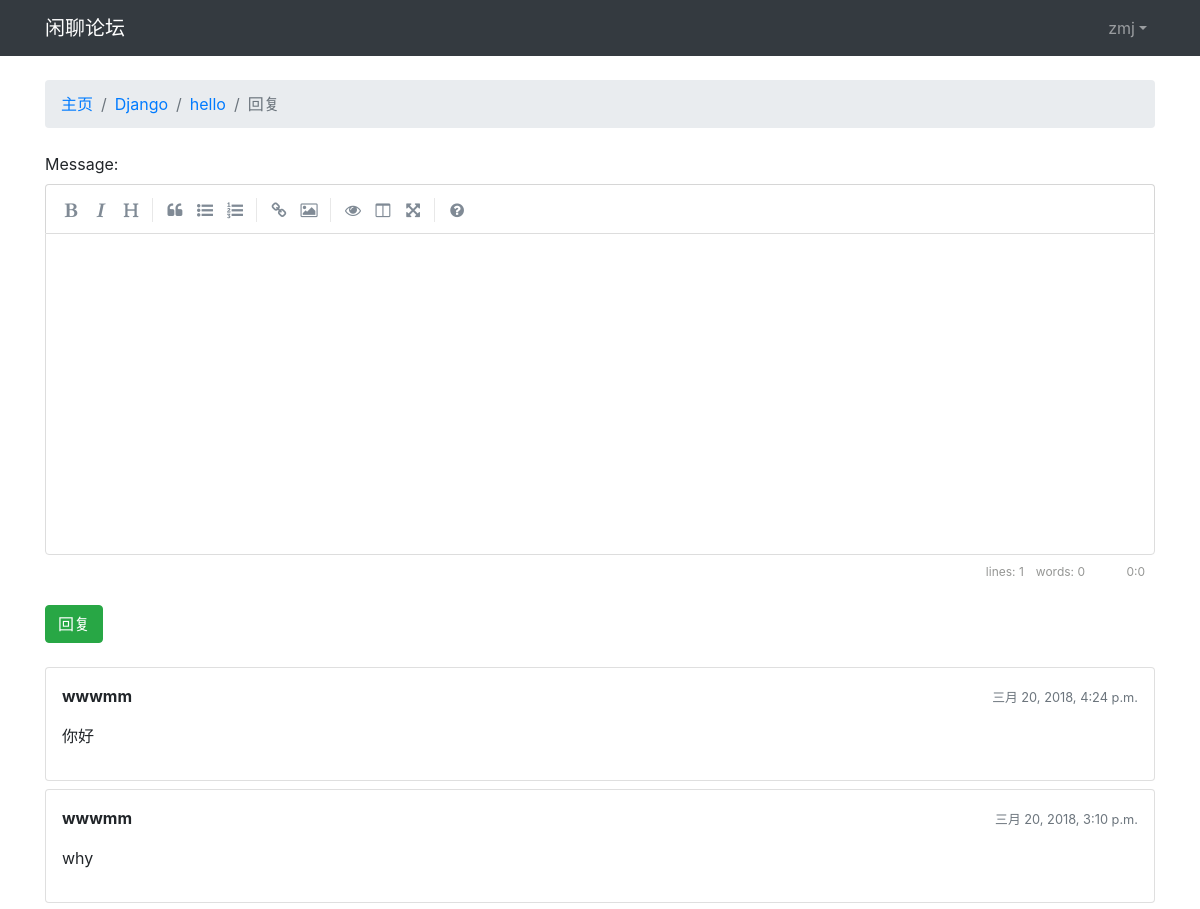
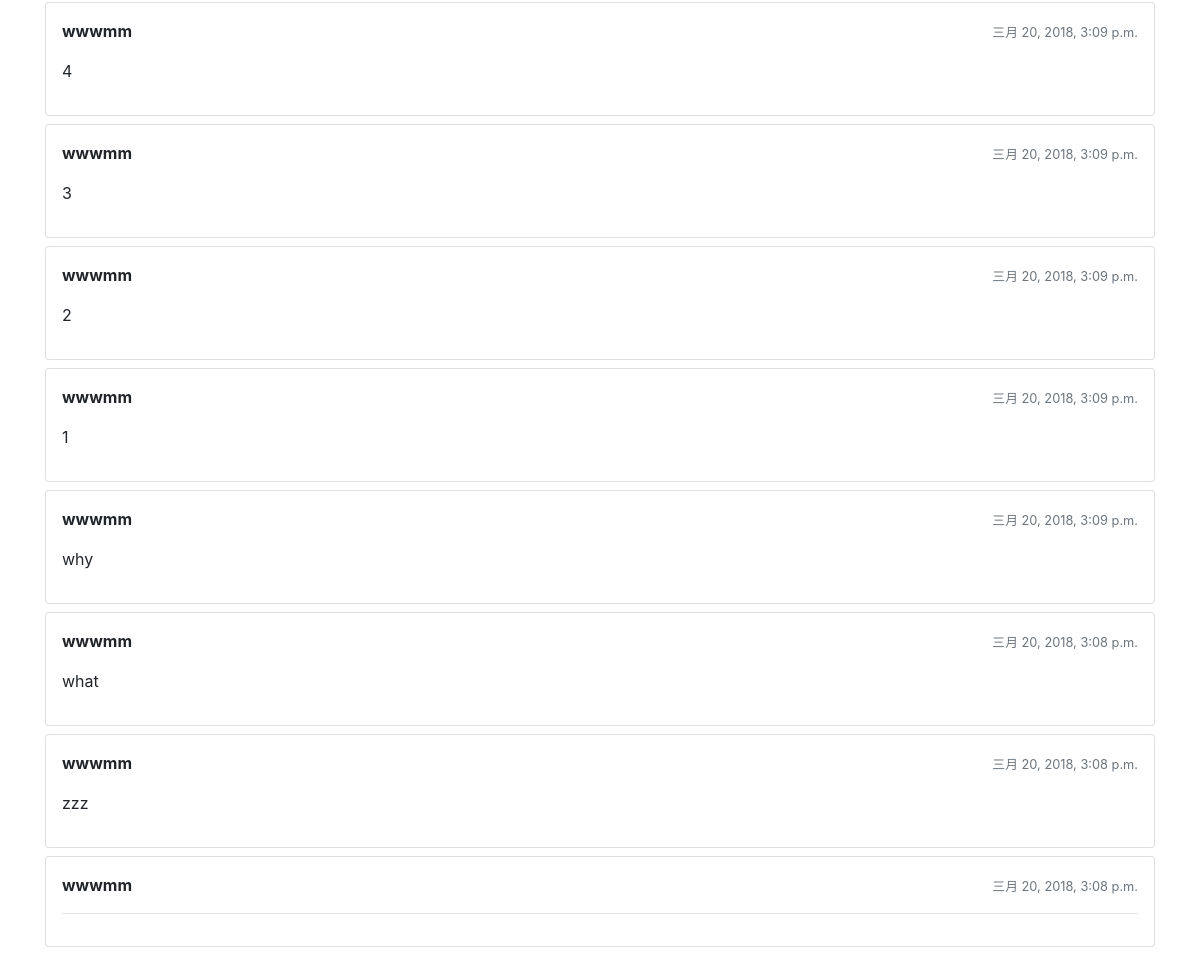
The app's page /boards/1/topics/125/reply/ (signed in) with its own data (2 pictures, top to bottom).
### Board/models.py (models this page shows, shortened)
class Topic(models.Model):
    subject = models.CharField(max_length=200)
    last_update = models.DateTimeField(auto_now_add=True)
    board = models.ForeignKey(Board, on_delete=models.CASCADE, related_name='topics')
    starter = models.ForeignKey(User, on_delete=models.CASCADE, related_name='topics')
    views = models.PositiveIntegerField(default=0)  # 浏览次数，默认为0
    def get_last_ten_posts(self):
        return self.posts.order_by('-created_at')[:10]

class Board(models.Model):
    name = models.CharField(max_length=32, unique=True)
    description = models.CharField(max_length=100)

class Post(models.Model):
    message = models.TextField()
    created_at = models.DateTimeField(auto_now_add=True)
    updated_at = models.DateTimeField(null=True)
    topic = models.ForeignKey(Topic, related_name='posts', on_delete=models.CASCADE)
    created_by = models.ForeignKey(User, related_name='posts', on_delete=models.CASCADE)
    updated_by = models.ForeignKey(User, null=True, related_name='+', on_delete=models.CASCADE)
    def get_message_as_markdown(self):
        return mark_safe(markdown(self.message, safe_modo='escape'))

### Board/views.py (the view, shortened to what this page needs)
# urls.py: path('boards/<int:pk>/topics/<int:topic_pk>/reply/', views.reply_topic, name='reply_topic'),
@login_required
def reply_topic(req, pk, topic_pk):
    topic = get_object_or_404(Topic, board__pk=pk, pk=topic_pk)
    form = PostForm()
    return render(req, 'reply_topic.html', {'topic': topic, 'form': form})

### Board/forms.py
class PostForm(forms.ModelForm):
    class Meta:
        model = Post
        fields = ['message', ]

### Board/templatetags/form_tags.py (called while the page is built)
@register.filter
def input_class(bound_field):
    css_class = ''
    if bound_field.form.is_bound:
        if bound_field.errors:
            css_class = 'is-invalid'
        elif field_type(bound_field) != 'PasswordInput':
            css_class = 'is-valid'
    return 'form-control {0}'.format(css_class)  # 需要去文件中将返回值加str

### templates/reply_topic.html (shortened to what this page needs)
{% extends 'base.html' %}
{% load static %}
{% block stylesheet %}
    <link rel="stylesheet" href="{% static 'css/simplemde.min.css' %}">
{% endblock %}
{% block breadcrumb %}
    <li class="breadcrumb-item"><a href="{% url 'home' %}">主页</a></li>
    <li class="breadcrumb-item"><a href="{% url 'board_topics' topic.board.pk %}">{{ topic.board.name }}</a></li>
    <li class="breadcrumb-item"><a href="{% url 'topic_posts' topic.board.pk topic.pk %}">{{ topic.subject }}</a></li>
    <li class="breadcrumb-item active">回复</li>
{% endblock %}
{% block content %}
    <form method="post" class="mb-4" novalidate>
        {% include 'includes/form.html' %}
        <input type="submit" value="回复" class="btn btn-success">
    </form>
    {% for post in topic.get_last_ten_posts %}
        <div class="card mb-2">
            <div class="card-body p-3">
                <div class="row mb-3">
                    <div class="col-6">
                        <strong class="test-muted">{{ post.created_by.username }}</strong>
                    </div>
                    <div class="col-6 text-right">
                        <small class="text-muted">{{ post.created_at }}</small>
                    </div>
                </div>
                {{ post.get_message_as_markdown }}
            </div>
        </div>
    {% endfor %}
{% endblock %}

### templates/base.html (shortened to what this page needs)
{% load static %}
<!DOCTYPE html>
<html>
  <head>
    <link rel="stylesheet" href="{% static 'css/bootstrap.min4.css' %}">
  {% block stylesheet %}{% endblock %}
  </head>
  <body>
  {% block body %}
  <nav class="navbar navbar-expand-sm navbar-dark bg-dark">
      <div class="container">
        <a class="navbar-brand" href="{% url 'home' %}">闲聊论坛</a>
          <div class="collapse navbar-collapse" id="mainMenu">
              {% if user.is_authenticated %}
              <ul class="navbar-nav ml-auto">
                  <li class="nav-item dropdown">
                      <a href="#" class="nav-link dropdown-toggle" id="userMenu" data-toggle="dropdown"
                         aria-haspopup="true" aria-expanded="false">{{ user.username }}</a>
                  </li>
              </ul>
                  {% else %}
                  <form class="form-inline ml-auto">
                      <a href="{% url 'login' %}" class="btn btn-outline-secondary">登录</a>
                      <a href="{% url 'signup' %}" class="btn btn-info ml-2">注册</a>
                  </form>
              {% endif %}
          </div>
      </div>
    </nav>
    <div class="container">
      <ol class="breadcrumb my-4">
        {% block breadcrumb %}
        {% endblock %}
      </ol>
      {% block content %}
      {% endblock %}
    </div>
  </body>
  {% endblock body%}
</html>

### records on screen
Topic: board.name "Django", subject "hello"
Post: created_by.username "wwwmm", created_at "三月 20, 2018, 4:24 p.m.", get_message_as_markdown "你好"
Post: created_by.username "wwwmm", created_at "三月 20, 2018, 3:10 p.m.", get_message_as_markdown "why"
Post: created_by.username "wwwmm", created_at "三月 20, 2018, 3:09 p.m.", get_message_as_markdown "4"
Post: created_by.username "wwwmm", created_at "三月 20, 2018, 3:09 p.m.", get_message_as_markdown "3"
Post: created_by.username "wwwmm", created_at "三月 20, 2018, 3:09 p.m.", get_message_as_markdown "2"
Post: created_by.username "wwwmm", created_at "三月 20, 2018, 3:09 p.m.", get_message_as_markdown "1"
Post: created_by.username "wwwmm", created_at "三月 20, 2018, 3:09 p.m.", get_message_as_markdown "why"
Post: created_by.username "wwwmm", created_at "三月 20, 2018, 3:08 p.m.", get_message_as_markdown "what"
Post: created_by.username "wwwmm", created_at "三月 20, 2018, 3:08 p.m.", get_message_as_markdown "zzz"
Post: created_by.username "wwwmm", created_at "三月 20, 2018, 3:08 p.m."

### other values on screen
{{ user.username }} "zmj"
{{ row.label_tag }} "Message:"
